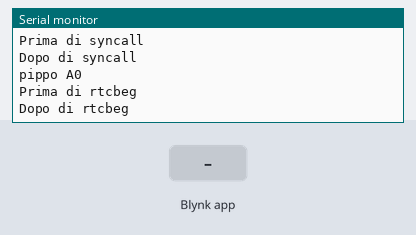
The sketch below on a simulated ESP8266 (NodeMCU). Parts: the last lines printed to the serial monitor. Inputs (shaded band) come from the test bench. WiFi joins after 1.5 s; servers stay silent unless stated; the local clock reads 2024-03-15 10:24:30 at power-on unless the sketch sets it.

Above: at 3.0 s.
3.1 s: Blynk app writes 1 to V0
At 4.2 s:
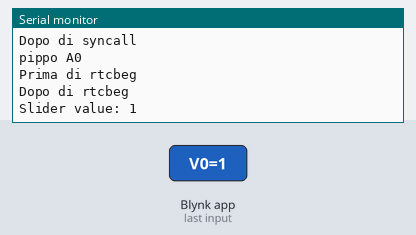
4.6 s: Blynk app writes 1 to V1
At 5.4 s:
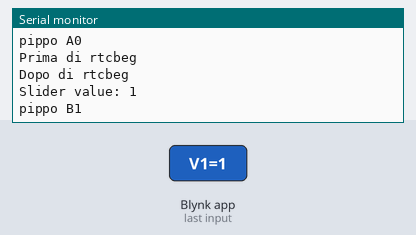
6.1 s: Blynk app writes 1 to V3
At 6.6 s:
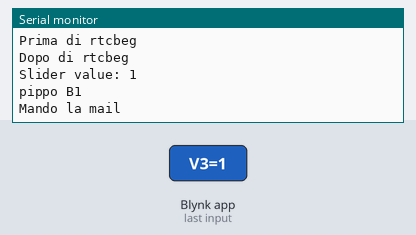

Measured:
- after the input at 3.1 s, the serial monitor: prints a new line at once (image 1)
- after the input at 4.6 s, the serial monitor: prints a new line at once (image 2)
- after the input at 6.1 s, the serial monitor: prints a new line at once (image 3)

The sketch:

test_sync.ino
```cpp
// (licence header left out)
/* Comment this out to disable prints and save space */
#define BLYNK_PRINT Serial

#include <Blynk.h>
#include <ESP8266WiFi.h>
#include <ESP8266mDNS.h>          //for OTA
#include <WiFiUdp.h>              //for OTA
#include <ArduinoOTA.h>           //for OTA
#include <BlynkSimpleEsp8266.h>
#include <TimeLib.h>
#include <WidgetRTC.h>
#include <SPI.h>


#define server "blynk-cloud.com"   // or "blynk.cloud-com" for Blynk's cloud server
#define TestLED 2                  // on board LED pin assignment

#define HOSTNAME "test_sync"
#define VERSION "1.00"

BlynkTimer timer;
WidgetRTC rtc;

char auth[] = "b72c10d38b834d82ba274703ced16a51"; //test su @csbno.net
//char ssid[] = "adircalam2";     // casa
//char pass[] = "casa.em.230552";
char ssid[] = "emtabAP";     // casa
char pass[] = "irrigo2305";

//char data_fil[0xff];
String data_fil;

int i = 0;

long startA1;            // ora di start e stop Zone A
long stopA1;
bool TodayActiveA1;
long startA2;
long stopA2;
bool TodayActiveA2;

// This function will run every time Blynk connection is established
BLYNK_CONNECTED()
{
  // Request Blynk server to re-send latest values for all pins
  Serial.println("Prima di syncall");
  Blynk.syncAll();
  Serial.println("Dopo di syncall");

  // You can also update individual virtual pins like this:
  //Blynk.syncVirtual(V0, V2);

  // Let's write your hardware uptime to Virtual Pin 2
  int value = millis() / 1000;
  Blynk.virtualWrite(V2, value);
}

/*BLYNK_CONNECTED() {                           // Server values sync at 1 connection ?????
  if (isFirstConnect) {
    Blynk.syncAll();
    //Blynk.syncVirtual(V0, V1, V2, V3, V10, V11, V12, V20, V21, V22, V30, V31, V32);
    Serial.println("mi sono sincronizzato");
    Serial.println("");
    Serial.println("************************************");
    Serial.println("|  Irrigo started - Server synced  |");
    Serial.println("************************************");
    //terminal.flush();
    isFirstConnect = false;
    //Blynk.notify("Irrigo: mi sono connesso!");
    digitalWrite(LED_BLU, HIGH);              // blu led on > Blynk connected
  }
  }*/

BLYNK_WRITE(V0)
{
  //if (param.asInt() == 1) {
    // Use of syncAll() will cause this function to be called
    // Parameter holds last slider value
    int sliderValue0 = param.asInt();
    Serial.print("Slider value: ");
    Serial.println(sliderValue0);
    Blynk.virtualWrite(V2, sliderValue0);
    i = sliderValue0;
    //  buildstring(String(sliderValue0));
  //}
}

BLYNK_WRITE(V1) {
  buildstring("B");
}

BLYNK_WRITE(V3) {
  Serial.println("Mando la mail");
  Blynk.email("notifica da test", "Hanno premuto un tasto");
}


/*
BLYNK_WRITE(V2) {
  // You'll get uptime value here as result of syncAll()
  int uptime = param.asInt();
  Serial.print("Uptime value: ");
  Serial.println(uptime);
}
*/
void setup()
{
  // Debug console
  Serial.begin(115200);
  Serial.println("Starting");

  Blynk.begin(auth, ssid, pass, server);
  /*  int mytimeout = millis() / 1000;
    while (Blynk.connect() == false) {            // try to connect to server for 10 seconds
      if ((millis() / 1000) > mytimeout + 8) {    // try local server if not connected within 9 seconds
        break;
      }
  */


  buildstring("A");
  Serial.println("Prima di rtcbeg");
  rtc.begin();
  Serial.println("Dopo di rtcbeg");
  // timer.setInterval(10000L, buildstring("A"));
}

void loop()
{
  Blynk.run();
  timer.run();
}

void buildstring(String runname){
  data_fil = "parte costante" + runname;
  //strcat(data_fil, "parte 1 di stringa ");
  //strcat(data_fil, runname);
  Serial.println("pippo " + runname + i);
  i = i + 1;
}
```
